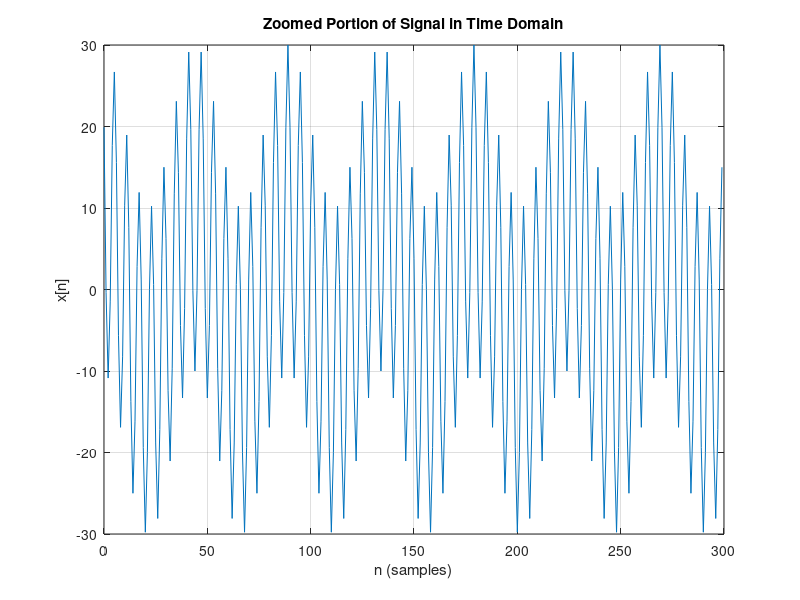
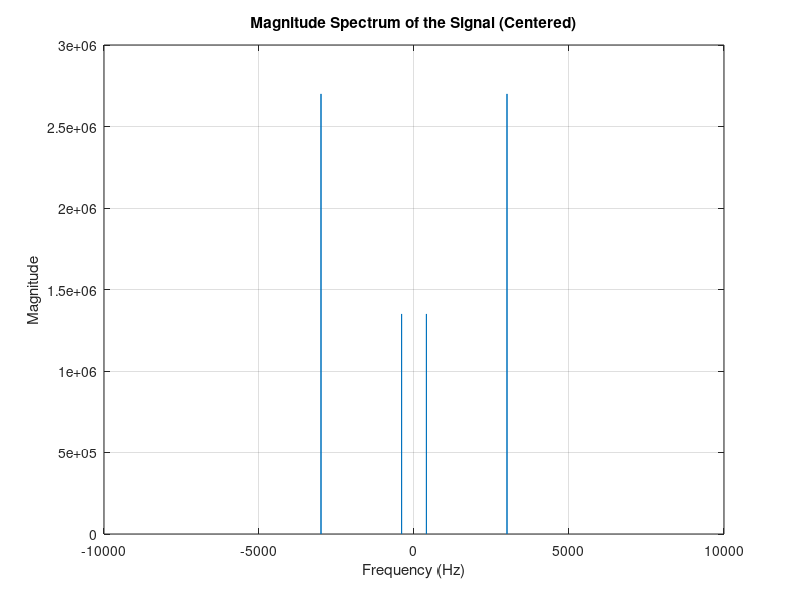
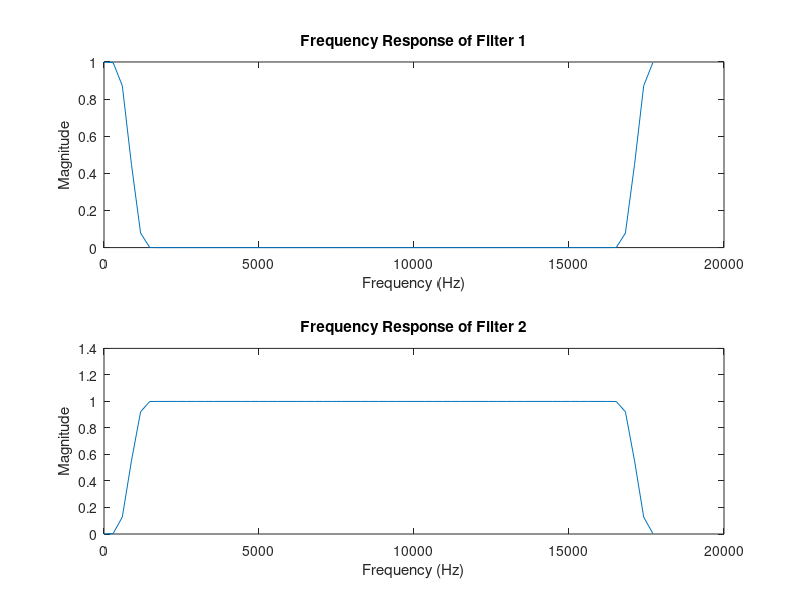

Recreate these plots in MATLAB, in order. (Note: this script raises an error after producing the figures.)
close all;
clear;
clc;

%% Q1:
%% What does the signal "sig_x.mat" look like? What are the active frequencies?

% Load the signal from the .mat file and define initial parameters
load('sig_x.mat');  % Loads the variable 'x'
fs = 18000;  % Sampling rate in Hz
N = length(x);  % Length of the signal

% Define the time vector for the entire signal and for the zoomed portion
n = 0:N-1;  % Time vector for the entire signal
zoomRange = 1:min(N, 300);  % Zoomed range

% Plot the zoomed portion of the signal in the time domain
figure;
plot(n(zoomRange), x(zoomRange));
title('Zoomed Portion of Signal in Time Domain');
xlabel('n (samples)');
ylabel('x[n]');
grid on;

% Compute the FFT of the signal and define the frequency axis
X = fft(x);
f = (-N/2:N/2-1) * (fs / N);  % Frequency axis centered around 0

% Compute and plot the magnitude spectrum centered around 0
magnitude = abs(fftshift(X));
figure;
plot(f, magnitude);
title('Magnitude Spectrum of the Signal (Centered)');
xlabel('Frequency (Hz)');
ylabel('Magnitude');
grid on;

% Detect active frequencies using a threshold
threshold = max(magnitude) * 0.1;
active_indices = find(magnitude > threshold);
active_frequencies = f(active_indices);

disp(active_frequencies);

fprintf('Mathematical representation of the signal:\n');
phases = angle(fftshift(X));  % Assign to a variable first
for i = 1:length(active_frequencies)
    fprintf('A%d * cos(2 * pi * %.0f * n / %.0f + %.2f)\n', i, abs(active_frequencies(i)), fs, phases(active_indices(i)));
end

%% Q2:
%% What are the types of filters filter_1.mat and filter_2.mat?

filter_1 = load('filter_1.mat');
filter_2 = load('filter_2.mat');
filter_1_varname = fieldnames(filter_1);
filter_2_varname = fieldnames(filter_2);
h1 = filter_1.(filter_1_varname{1}); % Access the first variable in filter_1.mat
h2 = filter_2.(filter_2_varname{1}); % Access the first variable in filter_2.mat

% Compute and plot the frequency response of each filter
h1_fft = fft(h1);
h2_fft = fft(h2);
freq = (0:length(h1_fft)-1) * (18000 / length(h1_fft));

figure;
subplot(2,1,1);
plot(freq, abs(h1_fft));
title('Frequency Response of Filter 1');
xlabel('Frequency (Hz)');
ylabel('Magnitude');

subplot(2,1,2);
plot(freq, abs(h2_fft));
title('Frequency Response of Filter 2');
xlabel('Frequency (Hz)');
ylabel('Magnitude');

%% Q3:
%% Implement a Directly Linear Convolution between the signal x[n] and each of the filters.
%% Compare the results and explain them. What is the running time?
% Compute linear convolution with each filter and count operations
tic;
[y1_linear, mult1, add1] = linear_conv(x, h1);
time_y1_linear = toc;

tic;
[y2_linear, mult2, add2] = linear_conv(x, h2);
time_y2_linear = toc;

% Display results
fprintf('Linear convolution with Filter 1 (LPF) took %.6f seconds.\n', time_y1_linear);
fprintf('Number of multiplications with Filter 1: %d\n', mult1);
fprintf('Number of additions with Filter 1: %d\n', add1);

fprintf('Linear convolution with Filter 2 (HPF) took %.6f seconds.\n', time_y2_linear);
fprintf('Number of multiplications with Filter 2: %d\n', mult2);
fprintf('Number of additions with Filter 2: %d\n', add2);

% Plot the results of linear convolution
figure;
subplot(2,1,1);
plot(y1_linear(1200:1500));
title('Linear Convolution with Filter 1 (Zoomed In)');
xlabel('Sample');
ylabel('Amplitude');

subplot(2,1,2);
plot(y2_linear(1200:1500));
title('Linear Convolution with Filter 2 (Zoomed In)');
xlabel('Sample');
ylabel('Amplitude');

%% Q4:
%% Implament linear convolution by OVA.
%% Explain how you determined the parameters of the algorithm.
%% What is the optimal running time? Show this in a graph as a function of frame size.
%% Explain in detail how the method works.

% Define the segment length (L)
L = 1024;  % Adjust the segment length as needed
tic;
% Perform the convolution using the overlap_and_add function
[y1, num_mult, num_add] = overlap_and_add(x, h1, L);
time = toc;

fprintf('Linear convolution with Filter 1 (BPF) took %.6f seconds.\n', time);
fprintf('Number of multiplications with Filter 1: %d\n', num_mult);
fprintf('Number of additions with Filter 1: %d\n', num_add);

tic;
% Perform the convolution using the overlap_and_add function
[y2, num_mult, num_add] = overlap_and_add(x, h2, L);
time = toc;

fprintf('Linear convolution with Filter 2 (BPF) took %.6f seconds.\n', time);
fprintf('Number of multiplications with Filter 2: %d\n', num_mult);
fprintf('Number of additions with Filter 2: %d\n', num_add);
% Plot the result in the time domain (zoomed in to improve visibility)
figure;
n = 0:length(y1)-1;  % Time vector

% Define the zoom range (adjust as needed)
zoom_start = 200;
zoom_end = 500; % Plot first 5000 samples for better visibility

subplot(2,1,1);
plot(n(zoom_start:zoom_end), y1(zoom_start:zoom_end));
title('Zoomed Result of Convolution using Overlap and Add - filter1');
xlabel('n (samples)');
ylabel('y1[n]');

subplot(2,1,2);
plot(n(zoom_start:zoom_end), y2(zoom_start:zoom_end));
title('Zoomed Result of Convolution using Overlap and Add - filter2');
xlabel('n (samples)');
ylabel('y2[n]');

%% Q5:
%% Compare the running times of the two methods on the same graph as a function of frame size. Which method has better in terms of performance?
%% Draw on the same graph the output of the 2 types of convolution for each of the filters and show that you performed OVA correctly.
% Linear Convolution using the provided linear_conv function
[y1_linear, unus1, unus2] = linear_conv(x, h1);
[y2_linear, unus1, unus2] = linear_conv(x, h2);

% Overlap-Add Convolution using the provided overlap_and_add function
L = 2048; % Block size
[y1_ova, unus1, unus2] = overlap_and_add(x, h1, L);
[y2_ova, unus1, unus2] = overlap_and_add(x, h2, L);

% Plotting the results

% Zoomed plot for better visibility
zoom_start = 1;
zoom_end = 500; % Adjust as needed

figure;
subplot(2,1,1);
hold on;
plot(zoom_start:zoom_end, y1_linear(zoom_start:zoom_end), 'r', 'DisplayName', 'Linear Convolution', 'LineWidth', 1.5);
plot(zoom_start:zoom_end, y1_ova(zoom_start:zoom_end), 'b--', 'DisplayName', 'OVA Convolution', 'LineWidth', 1.5);
title('Filter 1 (Zoomed)');
legend('show');
xlabel('n (samples)');
ylabel('y[n]');
grid on;
hold off;

subplot(2,1,2);
hold on;
plot(zoom_start:zoom_end, y2_linear(zoom_start:zoom_end), 'r', 'DisplayName', 'Linear Convolution', 'LineWidth', 1.5);
plot(zoom_start:zoom_end, y2_ova(zoom_start:zoom_end), 'b--', 'DisplayName', 'OVA Convolution', 'LineWidth', 1.5);
title('Filter 2 (Zoomed)');
legend('show');
xlabel('n (samples)');
ylabel('y[n]');
grid on;
hold off;
